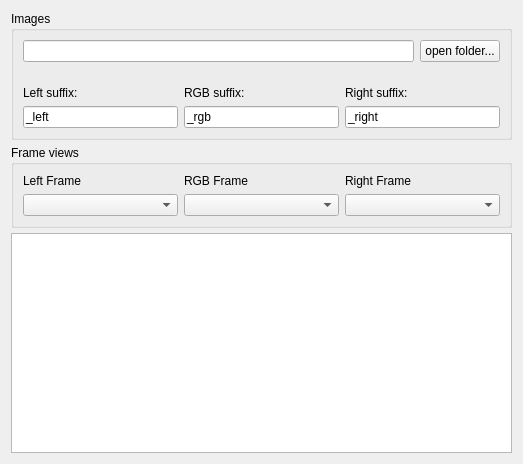
<?xml version="1.0" encoding="UTF-8"?>
<ui version="4.0">
 <class>StereoVisionApp::FixedStereoSequenceEditor</class>
 <widget class="QWidget" name="StereoVisionApp::FixedStereoSequenceEditor">
  <property name="geometry">
   <rect>
    <x>0</x>
    <y>0</y>
    <width>523</width>
    <height>464</height>
   </rect>
  </property>
  <property name="windowTitle">
   <string>Form</string>
  </property>
  <layout class="QVBoxLayout" name="verticalLayout">
   <property name="spacing">
    <number>5</number>
   </property>
   <item>
    <widget class="QGroupBox" name="groupBox">
     <property name="title">
      <string>Images</string>
     </property>
     <layout class="QVBoxLayout" name="verticalLayout_2">
      <property name="leftMargin">
       <number>0</number>
      </property>
      <property name="topMargin">
       <number>0</number>
      </property>
      <property name="rightMargin">
       <number>0</number>
      </property>
      <property name="bottomMargin">
       <number>0</number>
      </property>
      <item>
       <widget class="QWidget" name="widget" native="true">
        <layout class="QHBoxLayout" name="horizontalLayout">
         <item>
          <widget class="QLineEdit" name="folderLineEdit"/>
         </item>
         <item>
          <widget class="QPushButton" name="selectFolderButton">
           <property name="text">
            <string>open folder...</string>
           </property>
          </widget>
         </item>
        </layout>
       </widget>
      </item>
      <item>
       <widget class="QWidget" name="widget_2" native="true">
        <layout class="QGridLayout" name="gridLayout">
         <item row="2" column="0">
          <widget class="QLineEdit" name="left_suffix_edit">
           <property name="text">
            <string>_left</string>
           </property>
          </widget>
         </item>
         <item row="2" column="2">
          <widget class="QLineEdit" name="right_suffix_edit">
           <property name="text">
            <string>_right</string>
           </property>
          </widget>
         </item>
         <item row="1" column="0">
          <widget class="QLabel" name="left_suffix_label">
           <property name="text">
            <string>Left suffix:</string>
           </property>
          </widget>
         </item>
         <item row="1" column="2">
          <widget class="QLabel" name="right_suffix_label">
           <property name="text">
            <string>Right suffix:</string>
           </property>
          </widget>
         </item>
         <item row="2" column="1">
          <widget class="QLineEdit" name="rgb_suffix_edit">
           <property name="text">
            <string>_rgb</string>
           </property>
          </widget>
         </item>
         <item row="1" column="1">
          <widget class="QLabel" name="rgb_suffix_label">
           <property name="text">
            <string>RGB suffix:</string>
           </property>
          </widget>
         </item>
        </layout>
       </widget>
      </item>
     </layout>
    </widget>
   </item>
   <item>
    <widget class="QGroupBox" name="groupBox_2">
     <property name="title">
      <string>Frame views</string>
     </property>
     <layout class="QGridLayout" name="gridLayout_2">
      <item row="1" column="0">
       <widget class="QComboBox" name="leftViewSelect"/>
      </item>
      <item row="1" column="2">
       <widget class="QComboBox" name="rightViewSelect"/>
      </item>
      <item row="1" column="1">
       <widget class="QComboBox" name="rgbViewSelect"/>
      </item>
      <item row="0" column="0">
       <widget class="QLabel" name="leftViewSelectLabel">
        <property name="text">
         <string>Left Frame</string>
        </property>
       </widget>
      </item>
      <item row="0" column="1">
       <widget class="QLabel" name="rgbViewSelectLabel">
        <property name="text">
         <string>RGB Frame</string>
        </property>
       </widget>
      </item>
      <item row="0" column="2">
       <widget class="QLabel" name="rightViewSelectLabel">
        <property name="text">
         <string>Right Frame</string>
        </property>
       </widget>
      </item>
     </layout>
    </widget>
   </item>
   <item>
    <widget class="QTreeView" name="imgListView"/>
   </item>
  </layout>
 </widget>
 <resources/>
 <connections/>
</ui>
